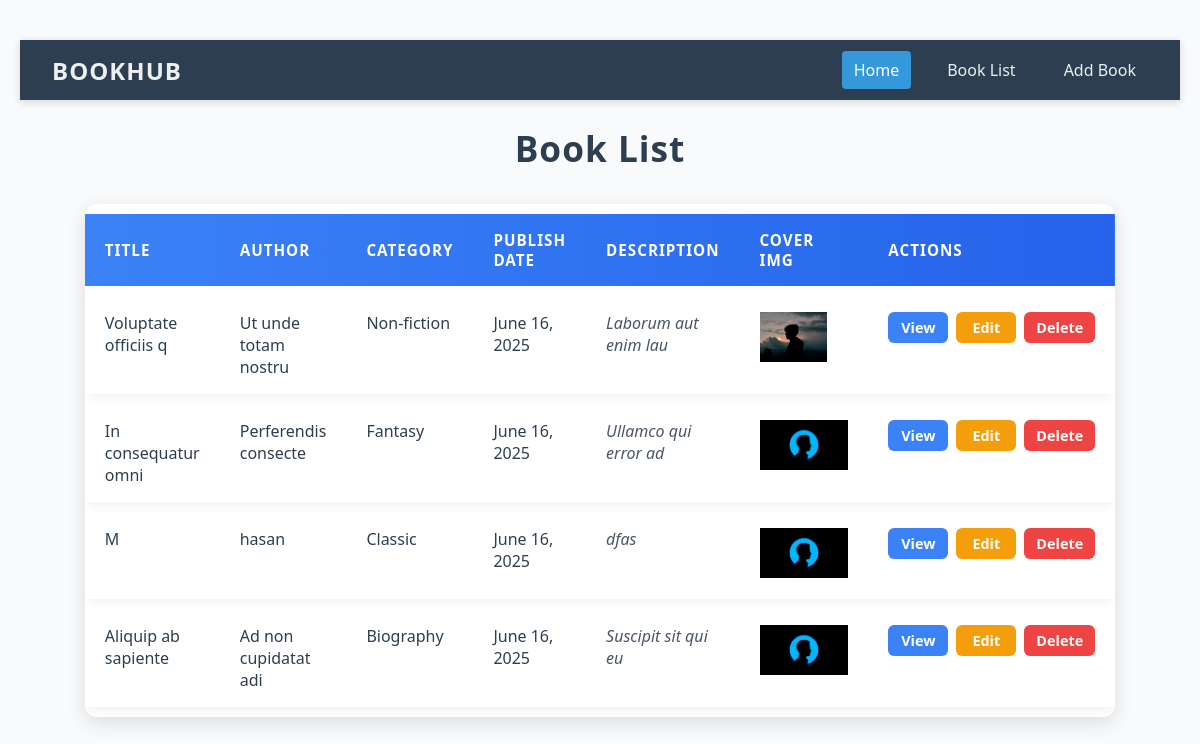
/bookList, run on an earlier commit of the app's database.
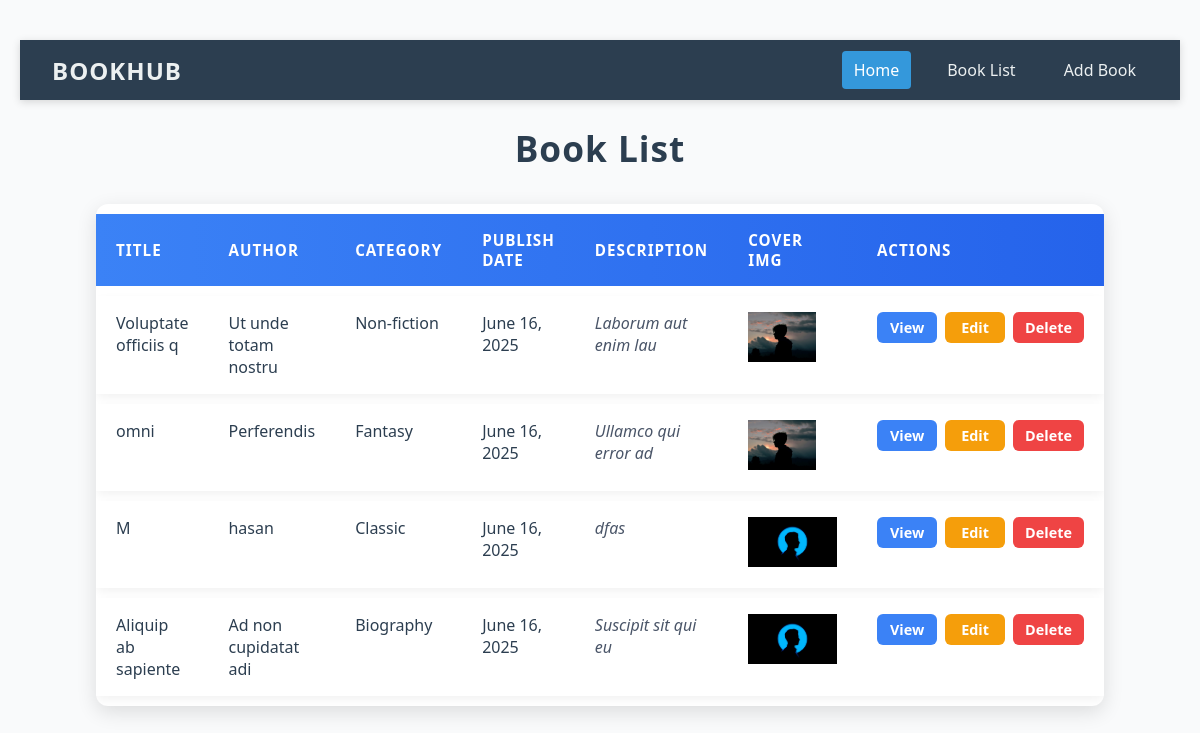
And on a later commit of the database.
### books/models.py (models this page shows)
class booksModel(models.Model):
    BookTitle = models.CharField(max_length=50, null=True)
    BookAuthor = models.CharField(max_length=50, null=True)
    BookCategory = models.CharField(max_length=100, null=True)
    BookPublishDate = models.DateField(auto_now_add=True, null=True)
    BookDescription = models.TextField(null=True)
    BookCoverPhoto = models.ImageField(upload_to='Media/cover_photo', null=True)

### books/views.py (the view)
# urls.py: path('bookList', bookList, name='bookList'),
def bookList(request):
    books = booksModel.objects.all()
    return render(request, 'book_list.html',{'books':books})

### books/Template/books/book_list.html (shortened to what this page needs)
{% extends "home.html" %}
{% block body %}
<h1>Book List</h1>
<table>
  <thead>
    <tr>
      <th>Title</th>
      <th>Author</th>
      <th>Category</th>
      <th>Publish Date</th>
      <th>Description</th>
      <th>Cover Img</th>
      <th>Actions</th>
    </tr>
  </thead>
  <tbody>
    {% for book in books %}
    <tr>
      <td>{{book.BookTitle}}</td>
      <td>{{book.BookAuthor}}</td>
      <td>{{book.BookCategory}}</td>
      <td>{{book.BookPublishDate}}</td>
      <td class="description">{{book.BookDescription}}</td>
      <td class="cover">
        <img src="{{book.BookCoverPhoto}}" height="50px" alt="">
      </td>
      <td class="actions">
       <a href="{% url 'viewBook' book.id %}" class="btn btn-view" aria-label="View book details">View</a>
       <a href="{% url 'bookUpdate' book.id %}" class="btn btn-edit" aria-label="Edit book">Edit</a>
       <a href="{% url 'bookDelete' book.id %}" class="btn btn-delete" aria-label="Delete book">Delete</a>
      </td>
    </tr>
    {% endfor %}
  </tbody>
</table>
{% endblock body %}

What changed in the data, as far as the page shows it:
changed booksModel "Fantasy": BookTitle "In consequatur omni" → "omni"; BookAuthor "Perferendis consecte" → "Perferendis"; BookCoverPhoto: a different picture
